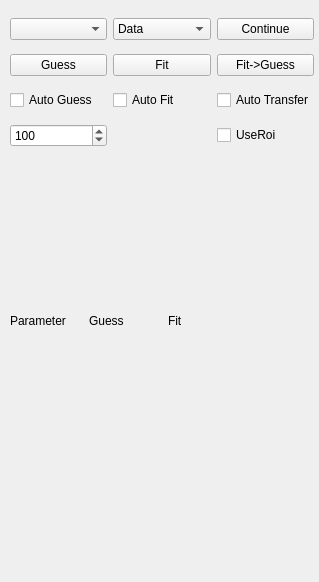
<?xml version="1.0" encoding="UTF-8"?>
<ui version="4.0">
 <class>Fitter</class>
 <widget class="QWidget" name="Fitter">
  <property name="geometry">
   <rect>
    <x>0</x>
    <y>0</y>
    <width>319</width>
    <height>582</height>
   </rect>
  </property>
  <property name="windowTitle">
   <string>Form</string>
  </property>
  <widget class="QWidget" name="gridLayoutWidget">
   <property name="geometry">
    <rect>
     <x>10</x>
     <y>10</y>
     <width>304</width>
     <height>147</height>
    </rect>
   </property>
   <layout class="QGridLayout" name="gridLayout">
    <item row="2" column="0">
     <widget class="QCheckBox" name="autoGuessCheck">
      <property name="toolTip">
       <string>Check this if you want to automatically guess initial parameters whenever the image changes</string>
      </property>
      <property name="text">
       <string>Auto Guess</string>
      </property>
     </widget>
    </item>
    <item row="2" column="2">
     <widget class="QCheckBox" name="autoTransferCheck">
      <property name="toolTip">
       <string>Automatically transfer fit parameters to guess parameters when changing images.</string>
      </property>
      <property name="text">
       <string>Auto Transfer</string>
      </property>
     </widget>
    </item>
    <item row="0" column="1">
     <widget class="QComboBox" name="imageTypeCombo">
      <property name="toolTip">
       <string>Select the type of data to display on the Image viewer and the graphs</string>
      </property>
      <item>
       <property name="text">
        <string>Data</string>
       </property>
      </item>
      <item>
       <property name="text">
        <string>Fit</string>
       </property>
      </item>
      <item>
       <property name="text">
        <string>Guess</string>
       </property>
      </item>
      <item>
       <property name="text">
        <string>Data-Fit</string>
       </property>
      </item>
      <item>
       <property name="text">
        <string>Guess-Fit</string>
       </property>
      </item>
     </widget>
    </item>
    <item row="1" column="2">
     <widget class="QPushButton" name="fitToGuessButton">
      <property name="toolTip">
       <string>Copy the fitted paramters back to the guess parameters. Useful when using fitted parameters of one image as the guess parameters for another</string>
      </property>
      <property name="text">
       <string>Fit-&gt;Guess</string>
      </property>
     </widget>
    </item>
    <item row="1" column="0">
     <widget class="QPushButton" name="guessButton">
      <property name="toolTip">
       <string>Turn on some smarts and guess the initial parameters given to the least squares fit function</string>
      </property>
      <property name="text">
       <string>Guess</string>
      </property>
     </widget>
    </item>
    <item row="2" column="1">
     <widget class="QCheckBox" name="autoFitCheck">
      <property name="toolTip">
       <string>Check this if you want to automatically fit whenever the image changes</string>
      </property>
      <property name="text">
       <string>Auto Fit</string>
      </property>
     </widget>
    </item>
    <item row="0" column="0">
     <widget class="QComboBox" name="fitTypeCombo">
      <property name="toolTip">
       <string>Select fitting function</string>
      </property>
     </widget>
    </item>
    <item row="0" column="2">
     <widget class="QPushButton" name="continueButton">
      <property name="toolTip">
       <string>Continue the fitting subroutine</string>
      </property>
      <property name="text">
       <string>Continue</string>
      </property>
     </widget>
    </item>
    <item row="1" column="1">
     <widget class="QPushButton" name="fitButton">
      <property name="toolTip">
       <string>Run least squares fitting.</string>
      </property>
      <property name="text">
       <string>Fit</string>
      </property>
     </widget>
    </item>
    <item row="3" column="0">
     <widget class="QSpinBox" name="nIterationsBox">
      <property name="toolTip">
       <string>Nuber of iterations for least squares fitting</string>
      </property>
      <property name="maximum">
       <number>1000</number>
      </property>
      <property name="value">
       <number>100</number>
      </property>
     </widget>
    </item>
    <item row="3" column="2">
     <widget class="QCheckBox" name="useROICheck">
      <property name="toolTip">
       <string>Use only the Integrated ROI for fitting</string>
      </property>
      <property name="text">
       <string>UseRoi</string>
      </property>
     </widget>
    </item>
   </layout>
  </widget>
  <widget class="QWidget" name="gridLayoutWidget_2">
   <property name="geometry">
    <rect>
     <x>10</x>
     <y>160</y>
     <width>231</width>
     <height>321</height>
    </rect>
   </property>
   <layout class="QGridLayout" name="parmGrid">
    <item row="0" column="1">
     <widget class="QLabel" name="guessLabel">
      <property name="text">
       <string>Guess</string>
      </property>
     </widget>
    </item>
    <item row="0" column="2">
     <widget class="QLabel" name="fitLabel">
      <property name="text">
       <string>Fit</string>
      </property>
     </widget>
    </item>
    <item row="0" column="0">
     <widget class="QLabel" name="parameterLabel">
      <property name="text">
       <string>Parameter</string>
      </property>
     </widget>
    </item>
   </layout>
  </widget>
  <widget class="QLabel" name="fitDetailsLabel">
   <property name="geometry">
    <rect>
     <x>10</x>
     <y>490</y>
     <width>301</width>
     <height>81</height>
    </rect>
   </property>
   <property name="text">
    <string/>
   </property>
  </widget>
 </widget>
 <resources/>
 <connections/>
</ui>
